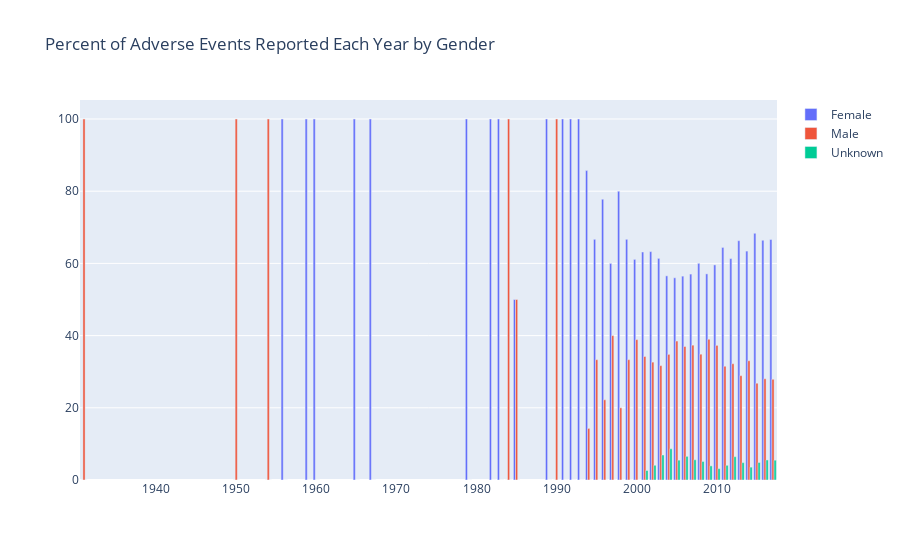

Source (notebook cell):
### Code cell
import plotly.graph_objects as go

fig = go.Figure(data=[
    go.Bar(name='Female', x=final_df.Years, y=final_df.Female_percentage),
    go.Bar(name='Male', x=final_df.Years, y=final_df.Male_percentage),
    go.Bar(name='Unknown', x=final_df.Years, y=final_df.Unknown_percentage)],
    layout=go.Layout(
        title=go.layout.Title(text="Percent of Adverse Events Reported Each Year by Gender")))

# Change the bar mode
fig.update_layout(barmode='group')
fig.show()

### Figure 1 — Plotly figure (JSON) as saved in the notebook; plotly's stock layout.template omitted (floating-point values rounded to 4 significant figures)
{"data": [{"name": "Female", "type": "bar", "x": [1931, 1950, 1954, 1956, 1959, 1960, 1965, 1967, 1979, 1982, 1983, 1984, 1985, 1989, 1990, 1991, 1992, 1993, 1994, 1995, 1996, 1997, 1998, 1999, 2000, 2001, 2002, 2003, 2004, 2005, 2006, 2007, 2008, 2009, 2010, 2011, 2012, 2013, 2014, 2015, 2016, 2017], "y": [0, 0, 0, 100, 100, 100, 100, 100, 100, 100, 100, 0, 50, 100, 0, 100, 100, 100, 85.71, 66.67, 77.78, 60, 80, 66.67, 61.11, 63.16, 63.27, 61.39, 56.55, 56.01, 56.47, 57.04, 60.02, 57.1, 59.58, 64.42, 61.33, 66.29, 63.41, 68.34, 66.41, 66.62]}, {"name": "Male", "type": "bar", "x": [1931, 1950, 1954, 1956, 1959, 1960, 1965, 1967, 1979, 1982, 1983, 1984, 1985, 1989, 1990, 1991, 1992, 1993, 1994, 1995, 1996, 1997, 1998, 1999, 2000, 2001, 2002, 2003, 2004, 2005, 2006, 2007, 2008, 2009, 2010, 2011, 2012, 2013, 2014, 2015, 2016, 2017], "y": [100, 100, 100, 0, 0, 0, 0, 0, 0, 0, 0, 100, 50, 0, 100, 0, 0, 0, 14.29, 33.33, 22.22, 40, 20, 33.33, 38.89, 34.21, 32.65, 31.68, 34.8, 38.49, 36.98, 37.35, 34.85, 38.99, 37.29, 31.51, 32.21, 28.9, 33.03, 26.81, 28.04, 27.9]}, {"name": "Unknown", "type": "bar", "x": [1931, 1950, 1954, 1956, 1959, 1960, 1965, 1967, 1979, 1982, 1983, 1984, 1985, 1989, 1990, 1991, 1992, 1993, 1994, 1995, 1996, 1997, 1998, 1999, 2000, 2001, 2002, 2003, 2004, 2005, 2006, 2007, 2008, 2009, 2010, 2011, 2012, 2013, 2014, 2015, 2016, 2017], "y": [0, 0, 0, 0, 0, 0, 0, 0, 0, 0, 0, 0, 0, 0, 0, 0, 0, 0, 0, 0, 0, 0, 0, 0, 0, 2.63, 4.08, 6.93, 8.65, 5.5, 6.55, 5.6, 5.13, 3.91, 3.14, 4.07, 6.46, 4.81, 3.56, 4.85, 5.55, 5.49]}], "layout": {"autosize": true, "barmode": "group", "title": {"text": "Percent of Adverse Events Reported Each Year by Gender"}, "xaxis": {"autorange": true, "range": [1930.0, 2018.0], "type": "linear"}, "yaxis": {"autorange": true, "range": [0, 105.3], "type": "linear"}}}
